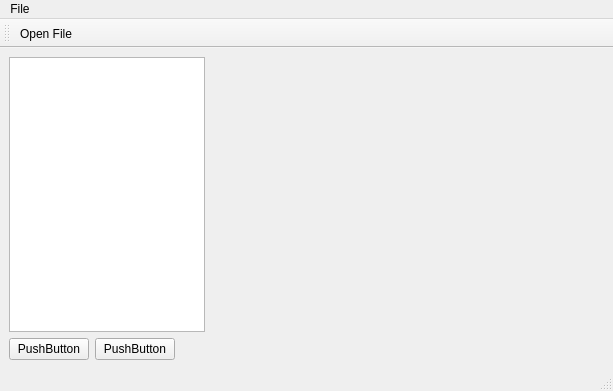
<?xml version="1.0" encoding="UTF-8"?>
<ui version="4.0">
 <class>MainWindow</class>
 <widget class="QMainWindow" name="MainWindow">
  <property name="geometry">
   <rect>
    <x>0</x>
    <y>0</y>
    <width>613</width>
    <height>391</height>
   </rect>
  </property>
  <property name="windowTitle">
   <string>MainWindow</string>
  </property>
  <widget class="QWidget" name="centralwidget">
   <layout class="QVBoxLayout" name="verticalLayout">
    <item>
     <layout class="QHBoxLayout" name="horizontalLayout_2" stretch="1,2">
      <item>
       <widget class="QTreeView" name="treeView">
        <property name="sizePolicy">
         <sizepolicy hsizetype="Preferred" vsizetype="Expanding">
          <horstretch>0</horstretch>
          <verstretch>0</verstretch>
         </sizepolicy>
        </property>
        <property name="contextMenuPolicy">
         <enum>Qt::ContextMenuPolicy::ActionsContextMenu</enum>
        </property>
       </widget>
      </item>
      <item>
       <widget class="QWidget" name="widget" native="true">
        <property name="sizePolicy">
         <sizepolicy hsizetype="Expanding" vsizetype="Expanding">
          <horstretch>0</horstretch>
          <verstretch>0</verstretch>
         </sizepolicy>
        </property>
       </widget>
      </item>
     </layout>
    </item>
    <item>
     <layout class="QHBoxLayout" name="horizontalLayout" stretch="0,0,0">
      <item>
       <widget class="QPushButton" name="pushButton">
        <property name="text">
         <string>PushButton</string>
        </property>
       </widget>
      </item>
      <item>
       <widget class="QPushButton" name="pushButton_2">
        <property name="text">
         <string>PushButton</string>
        </property>
       </widget>
      </item>
      <item>
       <spacer name="horizontalSpacer">
        <property name="orientation">
         <enum>Qt::Orientation::Horizontal</enum>
        </property>
        <property name="sizeHint" stdset="0">
         <size>
          <width>40</width>
          <height>20</height>
         </size>
        </property>
       </spacer>
      </item>
     </layout>
    </item>
   </layout>
  </widget>
  <widget class="QMenuBar" name="menubar">
   <property name="geometry">
    <rect>
     <x>0</x>
     <y>0</y>
     <width>613</width>
     <height>17</height>
    </rect>
   </property>
   <widget class="QMenu" name="menuFile">
    <property name="title">
     <string>File</string>
    </property>
    <addaction name="actionOpen_File"/>
   </widget>
   <addaction name="menuFile"/>
  </widget>
  <widget class="QStatusBar" name="statusbar"/>
  <widget class="QToolBar" name="toolBar">
   <property name="windowTitle">
    <string>toolBar</string>
   </property>
   <attribute name="toolBarArea">
    <enum>TopToolBarArea</enum>
   </attribute>
   <attribute name="toolBarBreak">
    <bool>false</bool>
   </attribute>
   <addaction name="actionOpen_File"/>
  </widget>
  <action name="actionOpen_File">
   <property name="icon">
    <iconset resource="icons.qrc">
     <normaloff>:/Icons/icons/fileopen.png</normaloff>:/Icons/icons/fileopen.png</iconset>
   </property>
   <property name="text">
    <string>Open File</string>
   </property>
   <property name="menuRole">
    <enum>QAction::MenuRole::NoRole</enum>
   </property>
  </action>
  <action name="actionItem_Options">
   <property name="text">
    <string>Options</string>
   </property>
   <property name="menuRole">
    <enum>QAction::MenuRole::NoRole</enum>
   </property>
  </action>
 </widget>
 <resources>
  <include location="icons.qrc"/>
 </resources>
 <connections/>
</ui>
